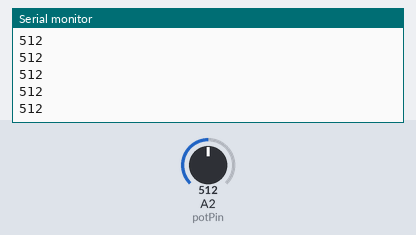
Bench run of a sketch on a simulated Arduino Uno, built with avr-gcc and run on an emulated ATmega328P. On the bench: the last lines printed to the serial monitor. The test bench sets the inputs (shaded band); at power-on: A2 (potPin) = 512.

Above: at 1.2 s.
1.3 s: A2 (potPin) set to 716
At 2.1 s:
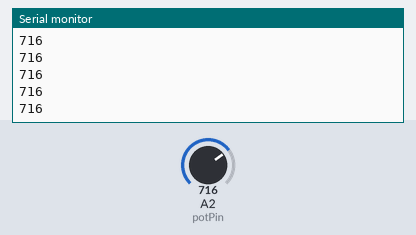
2.8 s: A2 (potPin) set to 900
At 3.7 s:
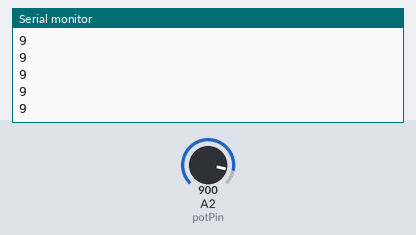
Timing chart, 0 to 5.8 s (numbered marks = the images above; inputs shaded):
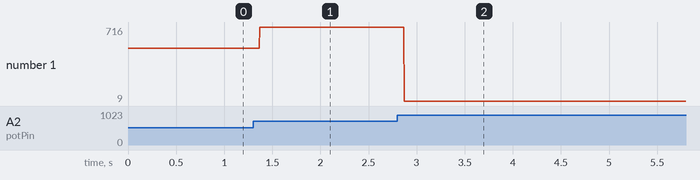

Measured:
- after the input at 1.3 s, the serial monitor: prints a new line after 0.07 s (image 1)
- after the input at 2.8 s, the serial monitor: prints a new line after 0.07 s (image 2)
- plotted number 1: 512 → 716 after the input at 1.3 s, 716 → 9 after the input at 2.8 s

The sketch:

discreteinput.ino
```cpp
/*
Reads discrete inputs from a 10-position rotary switch, using 16.5 kOhm resistors
*/
int potPin = A2;
int potVal = 0;
float resistorValue = 16500; //using 16.5kOhm resistors
int numpositions = 10; //we are using a 10-position rotary switch
int divisor = numpositions - 1; //the voltage for the first and last positions will be 0 & 1024, so the voltage will increase incrementally across each position in between
int bincenter = 1024/divisor;
int bufferZone = 25; //values vary, so we'll look in a zone of +/-25
int time = 1000; //time between readings (ms)
void setup() {
Serial.begin(9600);
}

void loop() {
  potVal = analogRead(potPin);
  for(int i=0;i<10;i++){
    if(potVal>(bincenter*i-bufferZone) && potVal<(bincenter*i+bufferZone)){
      potVal=i+1;
    }
  }
  Serial.println(potVal);
}
```
